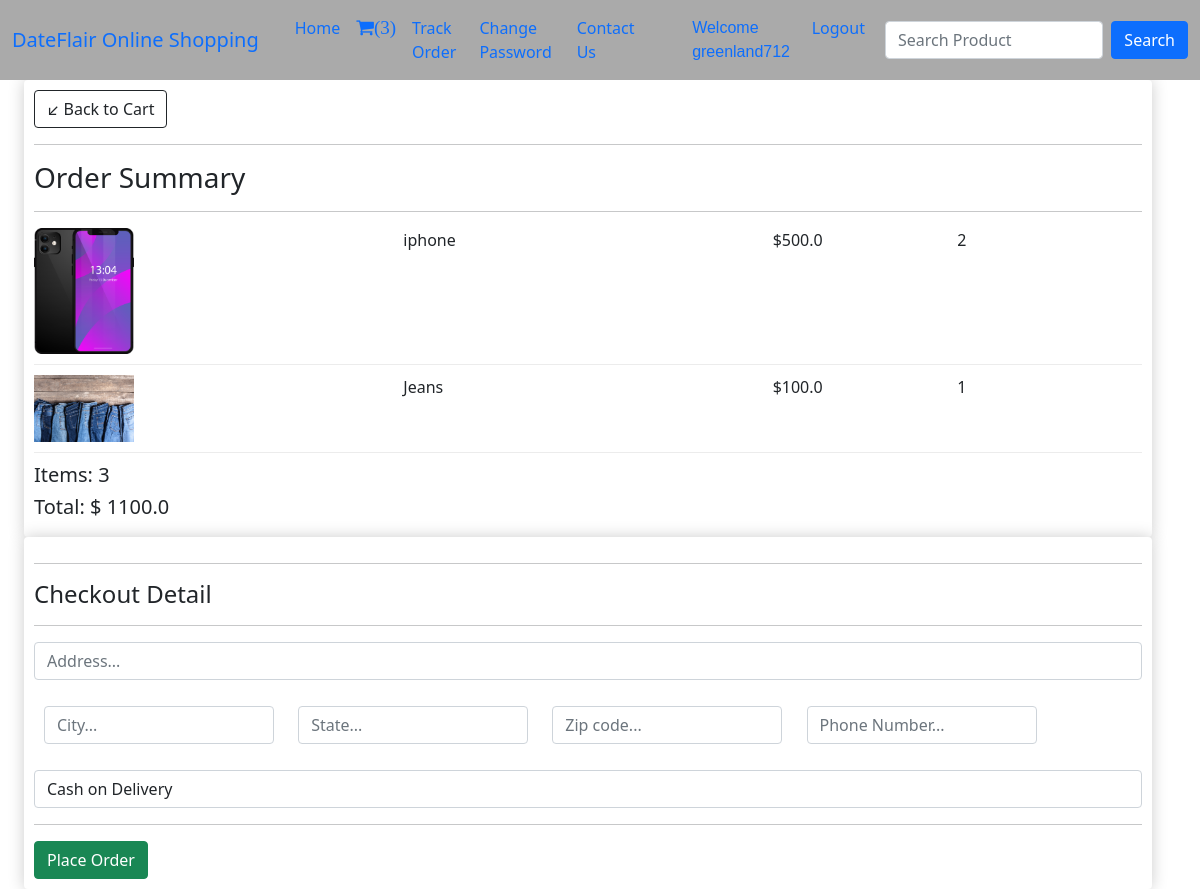
The app's page /checkout/ (signed in) with its own data.
### api/models.py (models this page shows, shortened)
class OrderItem(models.Model):
    product = models.ForeignKey(Product, on_delete=models.CASCADE)
    order = models.ForeignKey(Order, on_delete=models.CASCADE, related_name='orders')
    quantity = models.IntegerField(default=0)
    date_added = models.DateTimeField(default=now)
    @property
    def get_total(self):
        total = self.product.price * self.quantity
        return total

class Product(models.Model):
    name = models.CharField(max_length=100)
    price = models.FloatField()
    image = models.ImageField(upload_to='', default='')

class Order(models.Model):
    customer = models.ForeignKey(Customer, on_delete=models.CASCADE)
    date_ordered = models.DateTimeField(default=now)
    complete = models.BooleanField(default=False)
    @property
    def get_cart_total(self):
        orderitems = self.orders.all()
        total = sum([item.get_total for item in orderitems])
        return total
    @property
    def get_cart_items(self):
        orderitems = self.orders.all()
        total = sum([item.quantity for item in orderitems])
        return total

### api/views.py (the view, shortened to what this page needs)
# urls.py: path('checkout/', views.checkout, name='checkout'),
def checkout(request):
    data = cartData(request)
    items = data['items']
    order = data['order']
    cartItems = data['cartItems']
    total = order.get_cart_total
    currency = 'USD'
    amount = total * 100  # Rs. 200
    razorpay_order = razorpay_client.order.create(dict(amount=amount,
                                                       currency=currency,
                                                       payment_capture='0'))
    razorpay_order_id = razorpay_order['id']
    callback_url = 'paymenthandler/'
    context = {}
    context['razorpay_order_id'] = razorpay_order_id
    context['razorpay_merchant_key'] = settings.RAZOR_KEY_ID
    context['razorpay_amount'] = amount
    context['currency'] = currency
    context['callback_url'] = callback_url
    return render(request, 'checkout.html', {'items': items, 'cartItems': cartItems, 'order': order, 'context': context})

### api/inherit.py (called while the page is built)
def cartData(request):
    if request.user.is_authenticated:
        customer = request.user.customer
        order, created = Order.objects.get_or_create(customer=customer, complete = False)
        items = order.orders.all()
        cartItems = order.get_cart_items
    else:
        items = []
        order = {'get_cart_total': 0, 'get_cart_items': 0}
        cartItems = order['get_cart_items']
    return {'cartItems': cartItems, 'items': items, 'order': order}

### api/templates/checkout.html (shortened to what this page needs)
{% extends 'base.html' %}
{% block body %}
<div class="container-fluid row">
    <div class='col-lg-12'>
        <div class="box-element">
            <a class="btn btn-outline-dark" href="/cart/">&#x2199; Back to Cart </a>
            <hr>
            <h3>Order Summary</h3>
            <hr>
            {% for item in items %}
            <div class='cart-row'>
                <div style='flex:2'><img class='row-image' src="{{item.product.image.url}}"></div>
                <div style='flex:2'>
                    <p>{{item.product.name}}</p>
                </div>
                <div style='flex:1'>
                    <p>${{item.product.price}}</p>
                </div>
                <div style='flex:1'>
                    <p>{{item.quantity}}</p>
                </div>
            </div>
            {% endfor %}
            <h5>Items: {{order.get_cart_items}}</h5>
            <h5>Total: $ {{order.get_cart_total}}</h5>
        </div>
    </div>
    <div class='col-lg-12'>
        <div class='box-element'>
            <form method="POST">
                <hr>
                <h4>Checkout Detail</h4>
                <hr>
                <div class='form-group'>
                    <input class="form-control" type="text" name='address' placeholder="Address..." required>
                    <div class="form-field mt-3">
                        <input class="form-control" type="text" name='city' placeholder="City..." required>
                    </div>
                    <div class="form-field">
                        <input class="form-control" type="text" name='state' placeholder="State..." required>
                    </div>
                    <div class="form-field">
                        <input class="form-control" type="text" name='zipcode' placeholder="Zip code..." required>
                    </div>
                    <div class="form-field">
                        <input class="form-control" type="text" name='phone_number' placeholder="Phone Number..." required>
                    </div>
                    <div class='mt-3'>
                        <select name="payment" id="payment" class="form-control">
                            <option value="Cash on Delivery">Cash on Delivery</option>
                        </select>
                    </div>
                </div>
                <hr>
                <input type="submit" value="Place Order" id="form-button" class="btn btn-success">
            </form>
        </div>
    </div>
</div>
{% endblock %}

### api/templates/base.html (shortened to what this page needs)
<!doctype html>
<html lang="en">
<head>
    <link href="https://cdn.jsdelivr.net/npm/bootstrap@5.0.2/dist/css/bootstrap.min.css" rel="stylesheet"
>
    <link rel="stylesheet" href="https://cdnjs.cloudflare.com/ajax/libs/font-awesome/4.7.0/css/font-awesome.min.css">
</head>
<body>
    <nav class="navbar navbar-expand-lg sticky-top">
        <div class="container-fluid">
            <a class="navbar-brand" href='/'>DateFlair Online Shopping</a>
            <div class='collapse navbar-collapse' id="navbarSupportContent">
                <div class='container w-75'>
                    <ul class='navbar-nav me-auto mb-2 mb-lg-0'>
                        <li class='nav-item'>
                            <a class='nav-link active' aria-current='page' href='/'>Home</a>
                        </li>
                        {% if request.user.is_authenticated %}
                        <li class='nav-item'>
                            <a class='nav-link active' aria-current='page' href='/cart/'>
                                <span class='fa fa-shopping-cart' style='font-size: 19px;'>({{cartItems}})</span>
                            </a>
                        </li>
                        <li class='nav-item'>
                            <a class='nav-link active' href='/tracker/'>Track Order</a>
                        </li>
                        <li class='nav-item'>
                            <a class='nav-link active' href='/change_password/'>Change Password</a>
                        </li>
                        <li class='nav-item'>
                            <a class='nav-link active' aria-current='page' href='/loggedin_contact'>Contact Us</a>
                        </li>
                        {% endif %}
                        {% if not request.user.is_authenticated %}
                        <li class='nav-item'>
                            <a class='nav-link active' aria-current='page' href='/register/'>Register</a>
                        </li>
                        <li class='nav-item'>
                            <a class='nav-link active' aria-current='page' href='/login/'>Login</a>
                        </li>
                        <li class='nav-item'>
                            <a class='nav-link active' href='/contact/'>Contact Us</a>
                        </li>
                        {% else %}
                        <li class='nav-item'>
                            <a class='nav-link active' aria-current='page' href='#' style="font-family:'Franklin Gothic Medium', 'Arial Narrow', Arial, sans-serif; font-size: 1rem;">Welcome {{request.user}}</a>
                        </li>
                        <li class='nav-item'>
                            <a class='nav-link active' aria-current='page' href='/logout/'>Logout</a>
                        </li>
                        {% endif %}
                    </ul>
                </div>
                <form class='d-flex' method='post' action='/search/'>
                    <input class='form-control me-2' type='search' name='search' placeholder='Search Product' aria-label='Search'>
                    <button href="/search/" class='btn btn-primary' type='submit'>Search</button>
                </form>
            </div>
        </div>
    </nav>
    {% block body %}
    {% endblock %}
</body>
</html>

### api/templates/base.html (style rules this page uses)
.navbar { background-color:#aaaaaa }
.box-element { box-shadow: hsl(0, 0%, 80%) 0 0 16px; background-color: #fff; border-radius: 4px; padding: 10px; }
.cart-row { display: flex; align-items: flex-stretch; padding-bottom: 10px; margin-bottom: 10px; border-bottom: 1px solid #ececec }
.row-image { width: 100px; }
.form-field { width: 250px; display: inline-block; padding: 10px; }

### records on screen
OrderItem: product.image (picture), product.name "iphone", product.price "500.0", quantity "2"
OrderItem: product.image (picture), product.name "Jeans", product.price "100.0", quantity "1"
Order: get_cart_items "3", get_cart_total "1100.0"

### other values on screen
{{ cartItems }} "3"
{{ request.user }} "greenland712"
